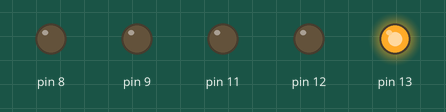
The sketch below on a simulated Arduino Uno, built with avr-gcc and run on an emulated ATmega328P. Parts: output pins drawn as LEDs (lit = HIGH). Pins used as bus, display or sensor lines are not drawn.

Above: at 0.1 s.
Timing chart, 0 to 1.6 s (numbered marks = the images above):
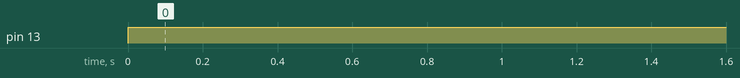

The sketch:

Traffic_Lights.ino
```cpp
void setup()
{
  pinMode(13, OUTPUT);
  pinMode(12, OUTPUT);
  pinMode(11, OUTPUT);
  pinMode(10, OUTPUT);
  pinMode(9, OUTPUT);
  pinMode(8, OUTPUT);
}

void loop()
{

  digitalWrite(13, HIGH);
  digitalWrite(10, HIGH);
  digitalWrite(12, LOW);
  digitalWrite(11, LOW);
  digitalWrite(10, LOW);
  digitalWrite(9, LOW);
  digitalWrite(8, LOW);
  delay(2000);

}
```

Measured:
- by itself, pin 13: LOW → HIGH at 0.00 s
